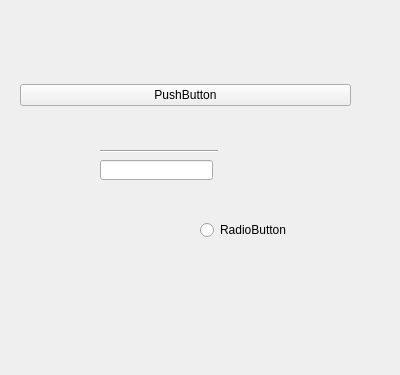
<?xml version="1.0" encoding="UTF-8"?>
<ui version="4.0">
 <class>Form</class>
 <widget class="QWidget" name="Form">
  <property name="geometry">
   <rect>
    <x>0</x>
    <y>0</y>
    <width>400</width>
    <height>375</height>
   </rect>
  </property>
  <property name="windowTitle">
   <string>Form</string>
  </property>
  <property name="autoFillBackground">
   <bool>false</bool>
  </property>
  <widget class="QWidget" name="verticalLayoutWidget">
   <property name="geometry">
    <rect>
     <x>20</x>
     <y>60</y>
     <width>331</width>
     <height>71</height>
    </rect>
   </property>
   <layout class="QVBoxLayout" name="verticalLayout">
    <item>
     <widget class="QPushButton" name="pushButton">
      <property name="text">
       <string>PushButton</string>
      </property>
     </widget>
    </item>
   </layout>
  </widget>
  <widget class="QWidget" name="verticalLayoutWidget_2">
   <property name="geometry">
    <rect>
     <x>200</x>
     <y>190</y>
     <width>141</width>
     <height>80</height>
    </rect>
   </property>
   <layout class="QVBoxLayout" name="verticalLayout_2">
    <item>
     <widget class="QRadioButton" name="radioButton">
      <property name="text">
       <string>RadioButton</string>
      </property>
     </widget>
    </item>
   </layout>
  </widget>
  <widget class="QLineEdit" name="lineEdit">
   <property name="geometry">
    <rect>
     <x>100</x>
     <y>160</y>
     <width>113</width>
     <height>20</height>
    </rect>
   </property>
  </widget>
  <widget class="Line" name="line">
   <property name="geometry">
    <rect>
     <x>100</x>
     <y>150</y>
     <width>118</width>
     <height>3</height>
    </rect>
   </property>
   <property name="orientation">
    <enum>Qt::Horizontal</enum>
   </property>
  </widget>
 </widget>
 <resources/>
 <connections/>
</ui>
